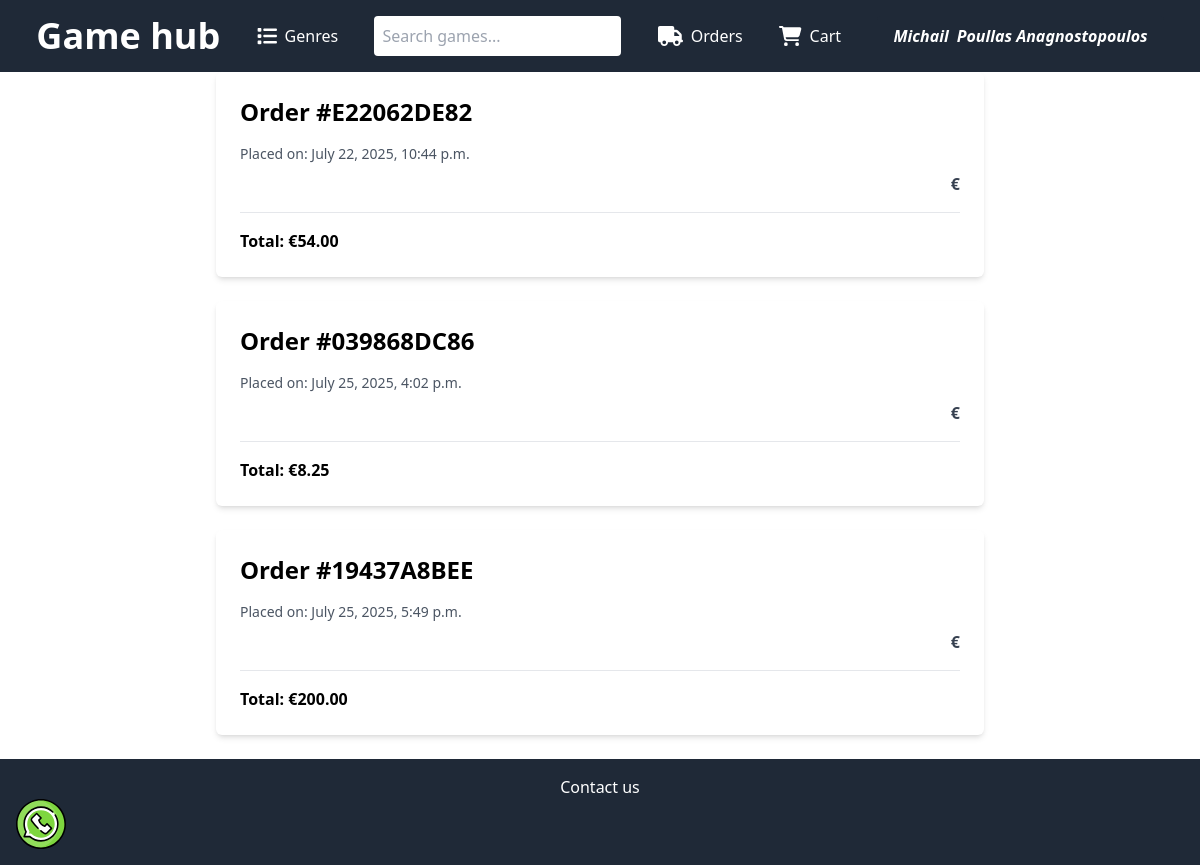
Page /orders/ (signed in) on the committed database.
### users_auth_app/models.py (models this page shows, shortened)
class CustomUser(AbstractUser):
    email = models.EmailField(max_length=255, unique=True)
    phone_number = models.CharField(max_length=15, blank=True)
    city = models.CharField(max_length=100, blank=True)
    area = models.CharField(max_length=100, blank=True)
    street = models.CharField(max_length=100, blank=True)
    profile_picture = models.ImageField(upload_to='profile_pics/', blank=True)
    user_saved_games = models.ManyToManyField('game.Game', blank=True)
    USERNAME_FIELD = 'email'
    REQUIRED_FIELDS = ['username']

class Order(models.Model):
    def generate_order_code():
        return uuid.uuid4().hex[:10].upper()
    status = [
        ('pending', 'Pending'),
        ('completed', 'Purchased'),
        ]
    order_id = models.CharField(max_length=10, default=generate_order_code, unique=True)
    user = models.ForeignKey(CustomUser, on_delete=models.CASCADE)
    game = models.ManyToManyField("game.Game")
    order_date = models.DateTimeField(auto_now_add=True)
    order_status = models.CharField(max_length=50, choices=status, default="pending")
    total_price = models.DecimalField(max_digits=10, decimal_places=2, default=0.00)

### game/views.py (the view)
# urls.py: path('orders/', views.view_orders, name='view_orders'),
def view_orders(request):
    if not request.user.is_authenticated:
        return render(request, 'orders.html') # Redirect to login if not authenticated
    orders = Order.objects.filter(user=request.user)
    return render(request, 'orders.html', {'orders': orders})

### game/templates/orders.html (shortened to what this page needs)
{% extends "base.html" %}
{% block content %}
{% if not user.is_authenticated %}
    <div class="bg-yellow-100 text-yellow-800 border border-yellow-300 p-4 rounded mb-6">
      You need to <a href="{% url 'login' %}" class="underline text-blue-600">log in</a> to add or view items in your cart.
    </div>
  {% else %}
  {% for order in orders %}
    <div class="max-w-3xl mx-auto p-6 bg-white shadow-md rounded-md mb-6">
      <h1 class="text-2xl font-bold mb-4">Order #{{ order.order_id }}</h1>
      <p class="text-sm text-gray-600 mb-2">Placed on: {{ order.order_date|date:"F j, Y, g:i a" }}</p>
      <ul class="space-y-4">
          <li class="grid grid-cols-4 items-center gap-4 border-b pb-4">
            <div class="col-span-3 text-right font-semibold text-gray-700">€{{ order.game.total_price|floatformat:2 }}</div>
          </li>
      </ul>
      <p class="mt-4 font-semibold">Total: €{{ order.total_price|floatformat:2 }}</p>
    </div>
  {% empty %}
    <div class="max-w-3xl mx-auto p-6 bg-white shadow-md rounded-md">
      <p>You have no orders yet.</p>
    </div>
  {% endfor %}
  {% endif %}
{% endblock %}

### game/templates/base.html (shortened to what this page needs)
<!DOCTYPE html>
<html lang="en">
<head>
  <script src="https://cdn.tailwindcss.com"></script>
</head>
<body>
  <nav class="bg-gray-800 text-white">
    <ul class="flex p-4 justify-evenly gap-4 items-center">
      <li><a href="{% url 'home' %}">
          <h1 class="text-4xl font-bold">Game hub</h1>
        </a></li>
      <li class="relative group">
        <a href="#" class="flex items-center gap-2">
          Genres
        </a>
      </li>
      <li>
        <form action="{% url 'home' %}" method="get" class="flex items-center justify-center">
          <input type="text" name="search" placeholder="Search games..." class="p-2 rounded text-black">
        </form>
      </li>
      <li><a href="{% url 'view_orders' %}" class="flex items-center gap-2"> Orders</a>
      </li>
      <li><a href="{% url 'view_cart' %}" class="flex items-center gap-2"> Cart</a>
      </li>
          {% if user.is_authenticated %}
           <div class="relative group inline-block text-white">
  <div class="italic font-bold px-4 py-2 bg-gray-800 rounded-t cursor-pointer flex gap-2">
    <h4>{{ user.first_name }}</h4>
    <h4>{{ user.last_name }}</h4>
  </div>
</div>
        {% else %}
      <div class="flex gap-4">
          <li><a href="{%url 'register'%}" class="flex items-center gap-2">Register</a></li>
          /
          <li><a href="{%url 'login'%}" class="flex items-center gap-2">Login</a></li>
    </div>
      {% endif %}
    </ul>
  </nav>
  {% block content %}{% endblock content%}
  <footer class="bg-gray-800 text-white p-4 text-center">
    <div>
      <h2>Contact us</h2>
      <div><a href="https://wa.me/+355693210113?text=Hello%2C%20I%20visited%20your%20site%20and%20want%20more%20info" target="_blank">
      </a></div>
    </div>
</body>
</html>

### game/templates/base.html (style rules this page uses)
.relative { position: relative; }

### rows in the picture
CustomUser: first_name "Michail", last_name "Poullas Anagnostopoulos"
Order: order_id "E22062DE82", order_date "July 22, 2025, 10:44 p.m.", total_price "54.00"
Order: order_id "039868DC86", order_date "July 25, 2025, 4:02 p.m.", total_price "8.25"
Order: order_id "19437A8BEE", order_date "July 25, 2025, 5:49 p.m.", total_price "200.00"
